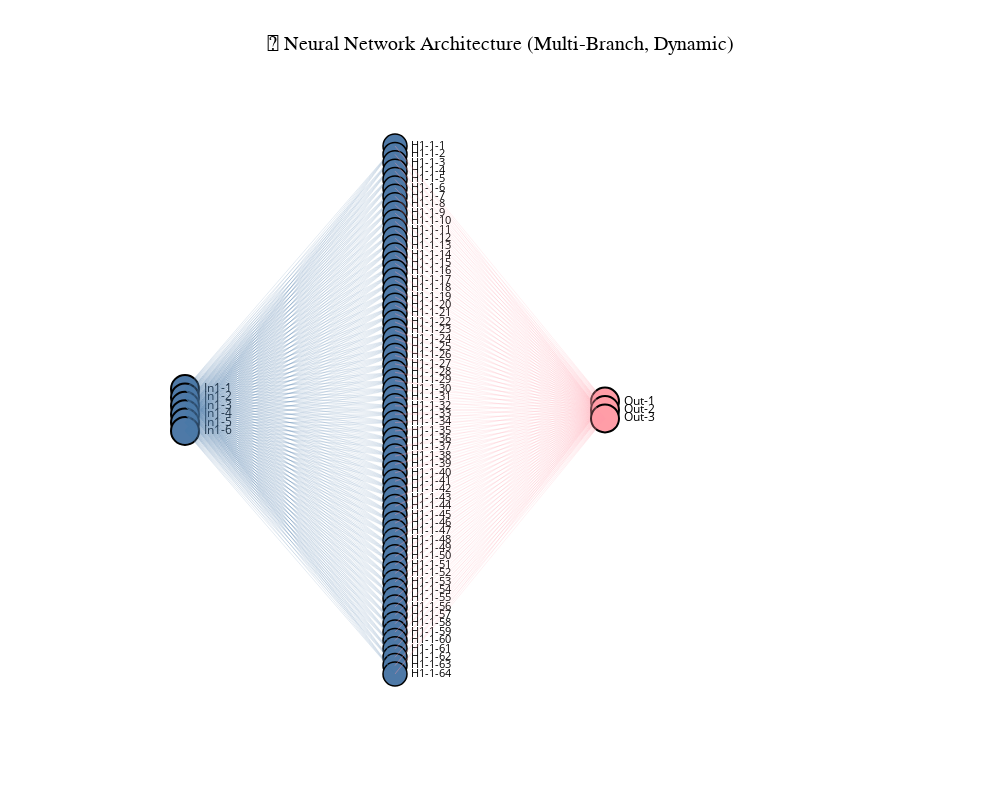

Notebook source saved alongside this figure:
### Markdown cell above
#### Visualisasi Model

### Code cell
from visualization import plot_dynamic_multi_input_network
plot_dynamic_multi_input_network(
    input_dims=[config.input_dim],
    hidden_dims_per_branch=[
        config.hidden_dims
    ],
    combined_dims=None,
    output_dim=config.output_dim,
    figsize=(1000, 800)
)
